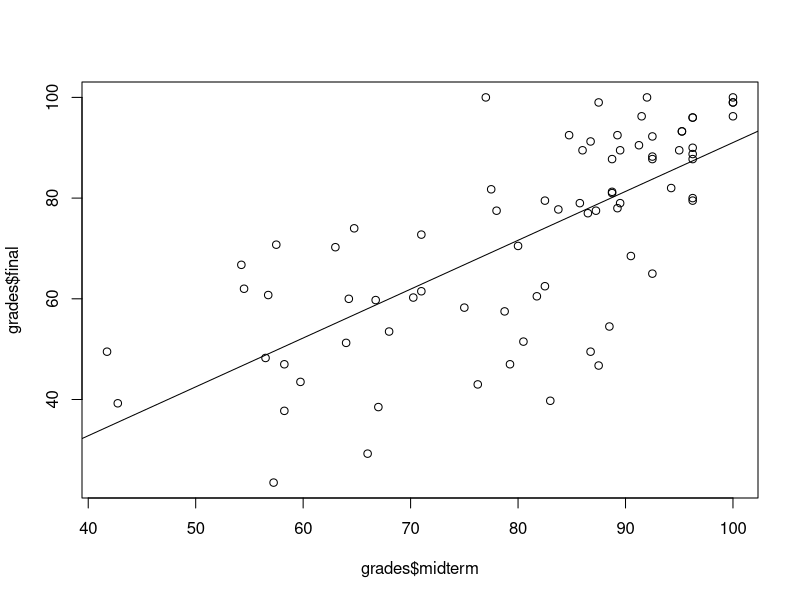

R code for this plot:
## ---- chunk 1
grades<-read.csv("grades.csv")
head(grades)
## ---- chunk 2
cor(grades$midterm,grades$final)
## ---- chunk 3
lm(grades$final~grades$midterm)

## ---- chunk 4
# 2-a

plot(x=grades$midterm ,y= grades$final)
fit<-lm(grades$final~grades$midterm)


# 2-c

abline(fit)
## ---- chunk 5
# a 
-6.0059+ 0.9704*80

# b 
-6.0059+ 0.9704*90

# c 
0.9704*10

## ---- chunk 6
cor(x= grades$midterm, y=grades$final )^2
